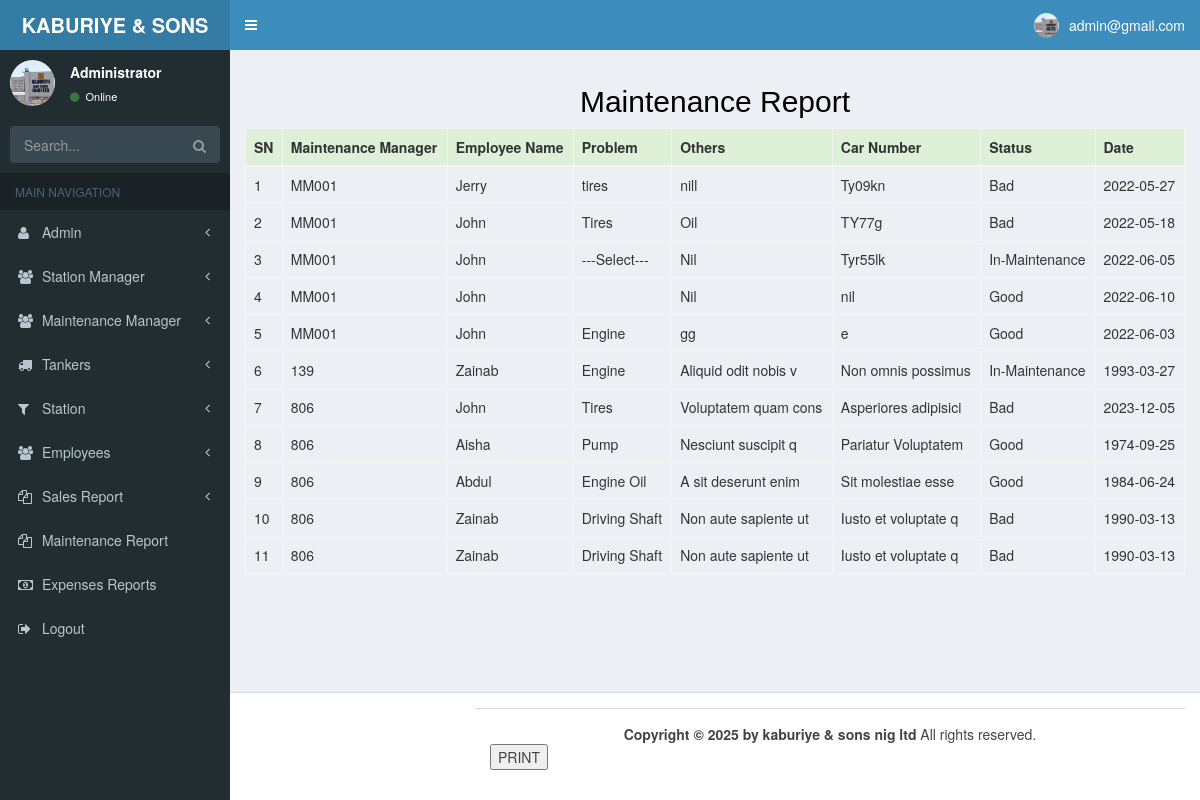
/m_report.php (signed in), run on the app's committed database.
### tables this page shows
CREATE TABLE `maintenance` (
  `SN` int(50) NOT NULL,
  `email` varchar(255) NOT NULL,
  `maintenancemanager_id` varchar(50) NOT NULL,
  `employee_name` varchar(60) NOT NULL,
  `date` varchar(15) NOT NULL,
  `car_number` varchar(45) NOT NULL,
  `problem` varchar(45) NOT NULL,
  `others` varchar(45) NOT NULL,
  `quantity` int(20) NOT NULL,
  `status` varchar(45) NOT NULL
);

### m_report.php (the view, shortened to what this page needs)
<?php
require __DIR__ . "/config/database.php";
$user = $_SESSION['data'];
$profile = mysqli_query($conn, "select * from admin where email='$user'");
$fetch = mysqli_fetch_array($profile);
?>
<!DOCTYPE html>
<html>
<head>
  <link rel="stylesheet" href="css/bootstrap.min.css">
  <link rel="stylesheet" href="css/font-awesome.min.css">
  <link rel="stylesheet" href="css/ionicons.min.css">
  <link rel="stylesheet" href="css/AdminLTE.min.css">
  <link rel="stylesheet" href="css/_all-skins.min.css">
</head>
<body class="hold-transition skin-blue sidebar-mini">
  <div class="wrapper">
    <header class="main-header">
      <a href="admin_dashboard.php" class="logo">
        <span class="logo-lg"><b>KABURIYE & SONS LTD</b></span>
      </a>
      <nav class="navbar navbar-static-top">
        <a href="#" class="sidebar-toggle" data-toggle="push-menu" role="button">
        </a>
        <div class="navbar-custom-menu">
          <ul class="nav navbar-nav">
            <li class="dropdown user user-menu">
              <a href="#" class="dropdown-toggle" data-toggle="dropdown">
                <img src="images/admin.jpg" class="user-image" alt="User Image">
                <span class="hidden-xs">
                  <?php echo "$fetch[email]"; ?>
                </span>
              </a>
            </li>
          </ul>
        </div>
      </nav>
    </header>
    <aside class="main-sidebar">
      <section class="sidebar">
        <div class="user-panel">
          <div class="pull-left image">
            <img src="images/admin.jpg" class="img-circle" alt="User Image">
          </div>
          <div class="pull-left info">
            <p>Administrator</p>
            <a href="#"><i class="fa fa-circle text-success"></i> Online</a>
          </div>
        </div>
        <form action="#" method="get" class="sidebar-form">
          <div class="input-group">
            <input type="text" name="q" class="form-control" placeholder="Search...">
            <span class="input-group-btn">
              <button type="submit" name="search" id="search-btn" class="btn btn-flat"><i class="fa fa-search"></i>
              </button>
            </span>
          </div>
        </form>
        <ul class="sidebar-menu" data-widget="tree">
          <li class="header">MAIN NAVIGATION</li>
          <li class=" treeview">
            <a href="#">
              <i class="fa fa-user"></i> <span>Admin</span>
              <span class="pull-right-container">
                <i class="fa fa-angle-left pull-right"></i>
              </span>
            </a>
          </li>
          <li class="treeview">
            <a href="#">
              <i class="fa fa-group"></i> <span> Station Manager</span>
              <span class="pull-right-container">
                <small class="fa fa-angle-left pull-right "></small>
              </span>
            </a>
          </li>
          <li class="treeview">
            <a href="#">
              <i class="fa fa-group"></i> <span>Maintenance Manager</span>
              <span class="pull-right-container">
                <small class="fa fa-angle-left pull-right "></small>
              </span>
            </a>
          </li>
          <li class="treeview">
            <a href="#">
              <i class="fa fa-truck"></i> <span>Tankers</span>
              <span class="pull-right-container">
                <small class="fa fa-angle-left pull-right "></small>
              </span>
            </a>
          </li>
          <li class="treeview">
            <a href="#">
              <i class="fa fa-filter"></i> <span>Station</span>
              <span class="pull-right-container">
                <small class="fa fa-angle-left pull-right "></small>
              </span>
            </a>
          </li>
          <li class="treeview">
            <a href="#">
              <i class="fa fa-group"></i> <span>Employees</span>
              <span class="pull-right-container">
                <small class="fa fa-angle-left pull-right "></small>
              </span>
            </a>
          </li>
          <li class="treeview">
            <a href="#">
              <i class="fa fa-files-o"></i> <span> Sales Report</span>
              <span class="pull-right-container">
                <small class="fa fa-angle-left pull-right "></small>
              </span>
            </a>
          </li>
          <li>
          <li>
            <a href="m_report.php">
              <i class="fa fa-files-o"></i> <span>Maintenance Report</span>
            </a>
          </li>
          <li>
          <li>
            <a href="expenses_report.php">
              <i class="fa fa-money"></i> <span>Expenses Reports</span>
            </a>
          </li>
          <li>
          <li>
            <a href="alogout.php">
              <i class="fa fa-sign-out"></i> <span>Logout</span>
            </a>
          </li>
      </section>
    </aside>
    <div class="content-wrapper">
      <section class="content">
        <h2 align="center" style="color:black;"> Maintenance Report</h2>
        <div class="table-responsive">
          <table class="table table-bordered table-hover">
            <thead>
              <tr class="success">
                <th> SN</th>
                <th> Maintenance Manager</th>
                <th> Employee Name</th>
                <th> Problem </th>
                <th>Others</th>
                <th> Car Number</th>
                <th> Status </th>
                <th>Date</th>
              </tr>
            </thead>
            <?php
            $getRecords_string = "select * from maintenance order by SN ";
            $getRecord = mysqli_query($conn, $getRecords_string);
            $num_of_record = mysqli_num_rows($getRecord);
            if ($num_of_record > 0) {
              while ($record = mysqli_fetch_array($getRecord)) {
                echo '<tr>';
                echo "<td class=''>$record[SN]</td>";
                echo "<td class=''>$record[maintenancemanager_id]</td>";
                echo "<td class=''>$record[employee_name]</td>";
                echo "<td class=''>$record[problem]</td>";
                echo "<td class=''>$record[others]</td>";
                echo "<td class=''>$record[car_number]</td>";
                echo "<td class=''>$record[status]</td>";
                echo "<td class=''>$record[date]</td>";
                echo '</tr>';
              }
            } else {
              echo "<h4>Loading..........</h4>";
            }
            ?>
          </table>
        </div>
      </section>
    </div>
    <footer class="main-footer">
      <footer class="main-footer">
        <center> <strong>Copyright &copy; 2025 by kaburiye & sons nig ltd</strong> All rights reserved.</center>
        <button onclick="window.print()">PRINT</button>
      </footer>
  </div>
</body>
</html>

### data on the page
maintenance: SN "1", maintenancemanager "MM001", employee_name "Jerry", problem "tires", others "nill", car_number "Ty09kn", status "Bad", date "2022-05-27"
maintenance: SN "2", maintenancemanager "MM001", employee_name "John", problem "Tires", others "Oil", car_number "TY77g", status "Bad", date "2022-05-18"
maintenance: SN "3", maintenancemanager "MM001", employee_name "John", problem "---Select---", others "Nil", car_number "Tyr55lk", status "In-Maintenance", date "2022-06-05"
maintenance: SN "4", maintenancemanager "MM001", employee_name "John", others "Nil", car_number "nil", status "Good", date "2022-06-10"
maintenance: SN "5", maintenancemanager "MM001", employee_name "John", problem "Engine", others "gg", car_number "e", status "Good", date "2022-06-03"
maintenance: SN "6", maintenancemanager "139", employee_name "Zainab", problem "Engine", others "Aliquid odit nobis v", car_number "Non omnis possimus", status "In-Maintenance", date "1993-03-27"
maintenance: SN "7", maintenancemanager "806", employee_name "John", problem "Tires", others "Voluptatem quam cons", car_number "Asperiores adipisici", status "Bad", date "2023-12-05"
maintenance: SN "8", maintenancemanager "806", employee_name "Aisha", problem "Pump", others "Nesciunt suscipit q", car_number "Pariatur Voluptatem", status "Good", date "1974-09-25"
maintenance: SN "9", maintenancemanager "806", employee_name "Abdul", problem "Engine Oil", others "A sit deserunt enim", car_number "Sit molestiae esse", status "Good", date "1984-06-24"
maintenance: SN "10", maintenancemanager "806", employee_name "Zainab", problem "Driving Shaft", others "Non aute sapiente ut", car_number "Iusto et voluptate q", status "Bad", date "1990-03-13"
maintenance: SN "11", maintenancemanager "806", employee_name "Zainab", problem "Driving Shaft", others "Non aute sapiente ut", car_number "Iusto et voluptate q", status "Bad", date "1990-03-13"

### other printed values
$fetch[email] "admin@gmail.com"
